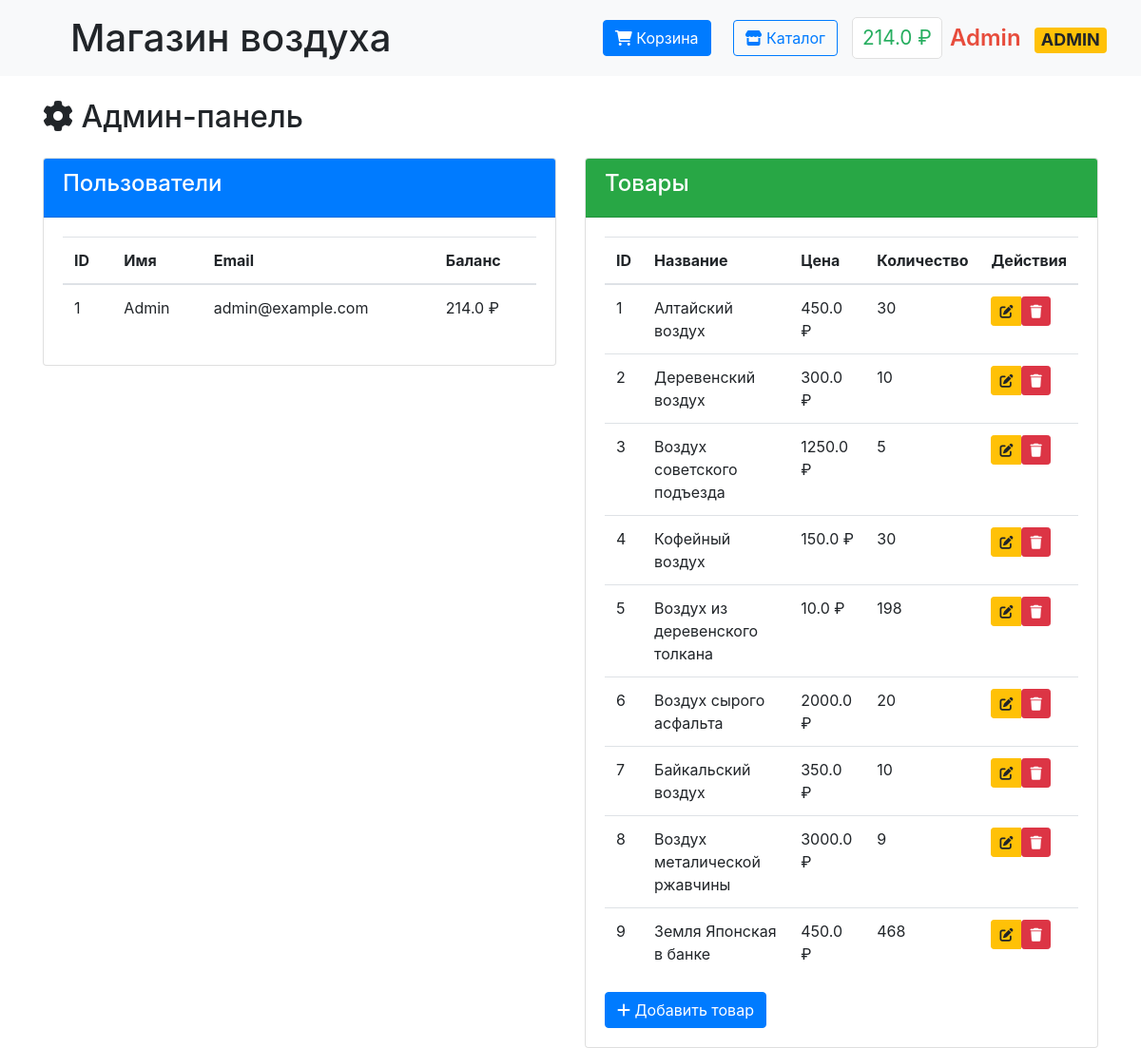
Page /admin (signed in) on the earlier database version.
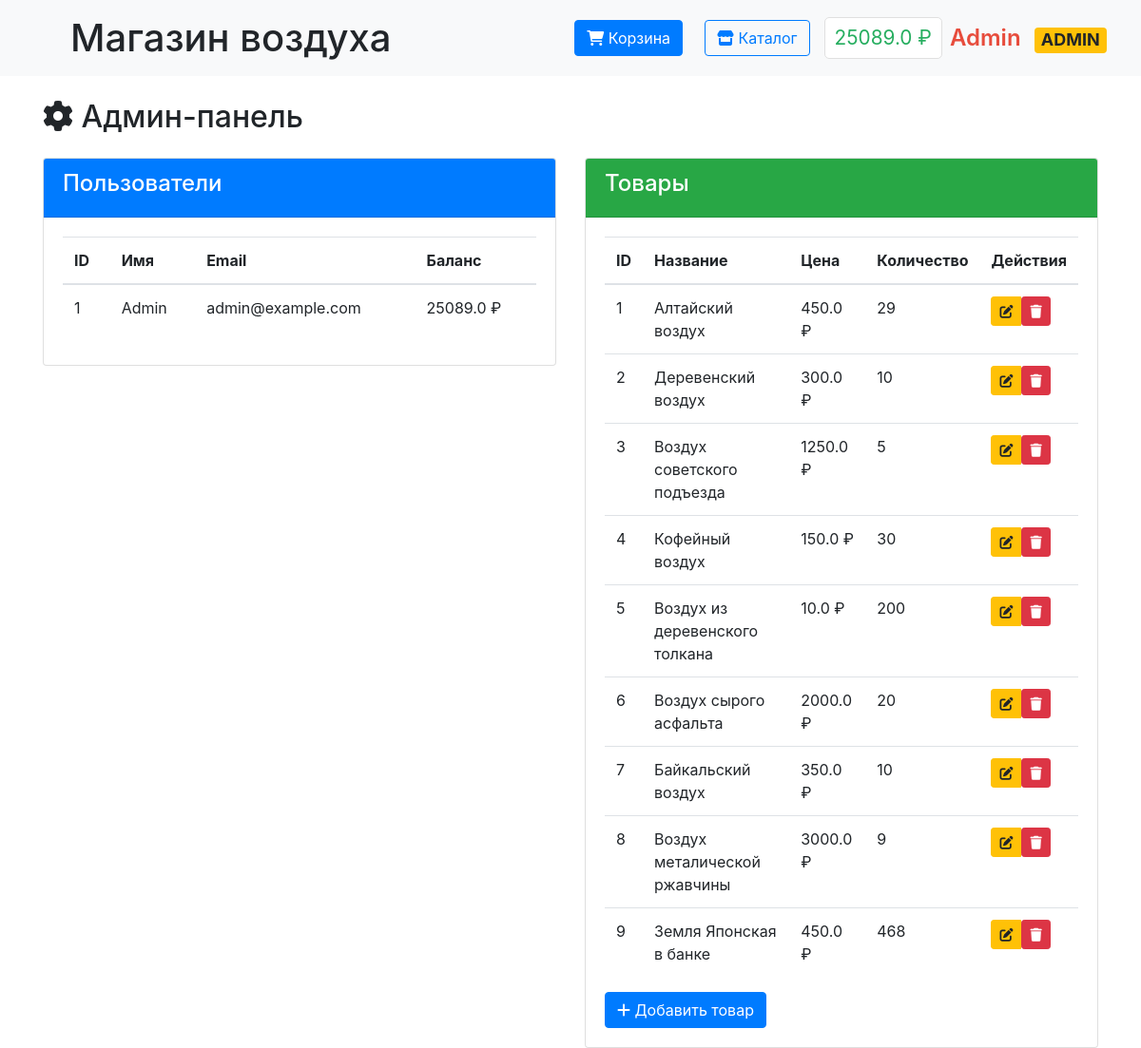
Same page on the later database version.
### data/users.py (models this page shows, shortened)
class User(SqlAlchemyBase, UserMixin):
    __tablename__ = 'users'
    id = Column(Integer, primary_key=True, autoincrement=True)
    surname = Column(String, nullable=False)
    name = Column(String, nullable=False)
    email = Column(String, unique=True, nullable=False)
    hashed_password = Column(String, nullable=False)
    balance = Column(Float, default=0)
    is_admin = Column(Boolean, default=False)

### data/products.py (models this page shows, shortened)
class Product(SqlAlchemyBase):
    __tablename__ = 'products'
    id = sa.Column(sa.Integer, primary_key=True, autoincrement=True)
    title = sa.Column(sa.String, nullable=False)
    description = sa.Column(sa.Text)
    price = sa.Column(sa.Float, nullable=False)
    quantity = sa.Column(sa.Integer, default=0)
    image_url = sa.Column(sa.String)
    category = sa.Column(sa.String)
    created_at = sa.Column(sa.DateTime, default=sa.func.now())
    is_available = sa.Column(sa.Boolean, default=True)

### main.py (the view)
@app.route('/admin')
@login_required
def admin_panel():
    if not current_user.is_admin:
        abort(403)
    db_sess = db_session.create_session()
    users = db_sess.query(User).all()
    products = db_sess.query(Product).all()
    db_sess.close()
    return render_template('admin_panel.html',
                           users=users,
                           products=products)

### data/db_session.py (called while the page is built)
def create_session() -> Session:
    global __factory
    return __factory()

### main.py (called while the page is built)
@login_manager.user_loader
def load_user(user_id):
    db_sess = db_session.create_session()
    return db_sess.get(User, user_id)

### templates/admin_panel.html
{% extends "base.html" %}
{% block content %}
<div class="container mt-4">
    <h2><i class="fas fa-cog"></i> Админ-панель</h2>
    <div class="row mt-4">
        <div class="col-md-6">
            <div class="card">
                <div class="card-header bg-primary text-white">
                    <h4>Пользователи</h4>
                </div>
                <div class="card-body">
                    <table class="table">
                        <thead>
                            <tr>
                                <th>ID</th>
                                <th>Имя</th>
                                <th>Email</th>
                                <th>Баланс</th>
                            </tr>
                        </thead>
                        <tbody>
                            {% for user in users %}
                            <tr>
                                <td>{{ user.id }}</td>
                                <td>{{ user.name }}</td>
                                <td>{{ user.email }}</td>
                                <td>{{ user.balance }} ₽</td>
                            </tr>
                            {% endfor %}
                        </tbody>
                    </table>
                </div>
            </div>
        </div>
        <div class="col-md-6">
            <div class="card">
                <div class="card-header bg-success text-white">
                    <h4>Товары</h4>
                </div>
                <div class="card-body">
                    <table class="table">
                        <thead>
                            <tr>
                                <th>ID</th>
                                <th>Название</th>
                                <th>Цена</th>
                                <th>Количество</th>
                                <th>Действия</th>
                            </tr>
                        </thead>
                        <tbody>
                            {% for product in products %}
                            <tr>
                                <td>{{ product.id }}</td>
                                <td>{{ product.title }}</td>
                                <td>{{ product.price }} ₽</td>
                                <td>{{ product.quantity }}</td>
                                <td>
                                    <div class="btn-group" role="group">
                                        <a href="{{ url_for('edit_product', id=product.id) }}"
                                           class="btn btn-sm btn-warning"
                                           title="Редактировать">
                                            <i class="fas fa-edit"></i>
                                        </a>
                                        <form action="{{ url_for('delete_product', id=product.id) }}"
                                              method="POST"
                                              style="display: inline;">
                                            <button type="submit"
                                                    class="btn btn-sm btn-danger"
                                                    onclick="return confirm('Вы уверены, что хотите удалить этот товар?')"
                                                    title="Удалить">
                                                <i class="fas fa-trash"></i>
                                            </button>
                                        </form>
                                    </div>
                                </td>
                            </tr>
                            {% endfor %}
                        </tbody>
                    </table>
                    <div class="mt-3">
                        <a href="{{ url_for('add_product') }}" class="btn btn-primary">
                            <i class="fas fa-plus"></i> Добавить товар
                        </a>
                    </div>
                </div>
            </div>
        </div>
    </div>
</div>
{% endblock %}

### templates/base.html (shortened to what this page needs)
<!doctype html>
<html lang="en">
<head>
    <link rel="stylesheet" href="https://stackpath.bootstrapcdn.com/bootstrap/4.4.1/css/bootstrap.min.css">
    <link rel="stylesheet" href="https://cdnjs.cloudflare.com/ajax/libs/font-awesome/6.0.0/css/all.min.css">
    <link rel="stylesheet" href="{{ url_for('static', filename='css/style.css') }}">
</head>
<body>
<nav class="navbar navbar-light bg-light">
    <div class="navbar-container">
        <h1 class="m-2" style="padding-left: 30px;">Магазин воздуха</h1>
        <div class="nav-section">
            {% if current_user.is_authenticated %}
                <a href="{{ url_for('cart') }}" class="btn btn-primary mr-2">
                    <i class="fas fa-shopping-cart"></i> Корзина
                </a>
                <a href="{{ url_for('index') }}" class="btn btn-outline-primary">
                    <i class="fas fa-store"></i> Каталог
                </a>
                <div class="d-flex align-items-center">
                    <span class="balance mr-2" onclick="window.location.href='{{ url_for('payment') }}'">
                        {{ current_user.balance }} ₽
                    </span>
                    <span class="username {% if current_user.is_admin %}admin-badge{% endif %}"
                          onclick="window.location.href='{{ url_for('profile') }}'">
                        {{ current_user.name }}
                        {% if current_user.is_admin %}<span class="badge badge-warning ml-2">ADMIN</span>{% endif %}
                    </span>
                </div>
            {% endif %}
        </div>
    </div>
</nav>
<main>
    {% block content %}{% endblock %}
</main>
</body>
</html>

Differences in the rows shown:
changed User "Admin": balance "214.0" → "25089.0"
changed Product "Алтайский воздух": quantity "30" → "29"
changed Product "Воздух из деревенского толкана": quantity "198" → "200"
